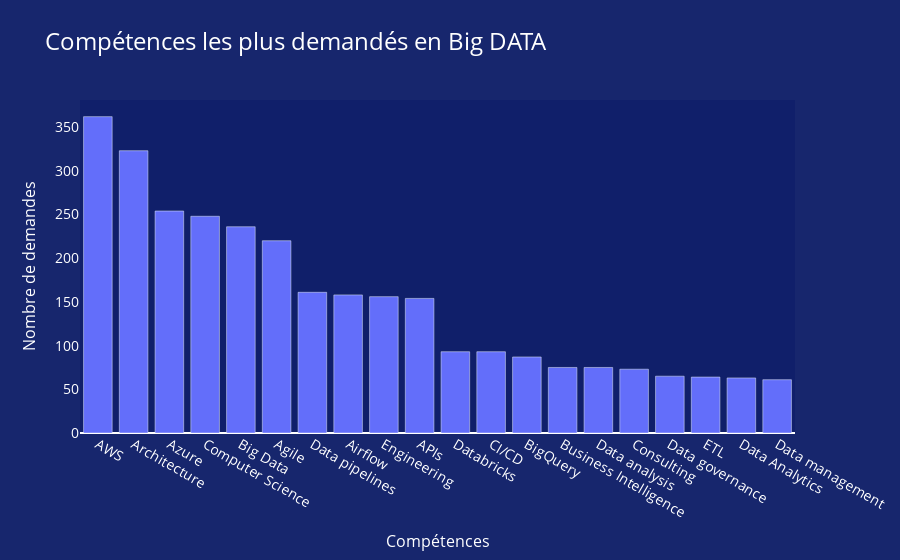

This figure's notebook cell:
### Code cell
# Import plotly express
import plotly.express as px

number_of_line = 20
skills = big_data_skills.head(number_of_line)['Skill']
jobs_counts = big_data_skills.head(number_of_line)['Job Count']

# Create the bar chart
skills_fig = px.bar(
    x=skills, 
    y=jobs_counts, 
    labels={'x': 'Compétences', 'y': 'Nombre de demandes'}, title='Compétences les plus demandés en Big DATA',
)


# Customize the layout
skills_fig.update_layout(
    title_font=dict(size=24),
    xaxis=dict(title_font=dict(size=16)),
    yaxis=dict(title_font=dict(size=16)),
    font=dict(size=14),
    font_color='white',
    plot_bgcolor='#101F6A',
    paper_bgcolor='#17266D',
    xaxis_showgrid=False,
    yaxis_showgrid=False
)

# Show the plot in notebook
skills_fig.show()

### Figure 1 — Plotly figure (JSON) as saved in the notebook; plotly's stock layout.template omitted (floating-point values rounded to 4 significant figures)
{"data": [{"alignmentgroup": "True", "hovertemplate": "Compétences=%{x}<br>Nombre de demandes=%{y}<extra></extra>", "legendgroup": "", "marker": {"color": "#636efa", "pattern": {"shape": ""}}, "name": "", "offsetgroup": "", "orientation": "v", "showlegend": false, "textposition": "auto", "type": "bar", "x": ["AWS", "Architecture", "Azure", "Computer Science", "Big Data", "Agile", "Data pipelines", "Airflow", "Engineering", "APIs", "Databricks", "CI/CD", "BigQuery", "Business Intelligence", "Data analysis", "Consulting", "Data governance", "ETL", "Data Analytics", "Data management"], "xaxis": "x", "y": [362, 323, 254, 248, 236, 220, 161, 158, 156, 154, 93, 93, 87, 75, 75, 73, 65, 64, 63, 61], "yaxis": "y"}], "layout": {"barmode": "relative", "font": {"color": "white", "size": 14}, "legend": {"tracegroupgap": 0}, "paper_bgcolor": "#17266D", "plot_bgcolor": "#101F6A", "title": {"font": {"size": 24}, "text": "Compétences les plus demandés en Big DATA"}, "xaxis": {"anchor": "y", "domain": [0, 1], "showgrid": false, "title": {"font": {"size": 16}, "text": "Compétences"}}, "yaxis": {"anchor": "x", "domain": [0, 1], "showgrid": false, "title": {"font": {"size": 16}, "text": "Nombre de demandes"}}}}
